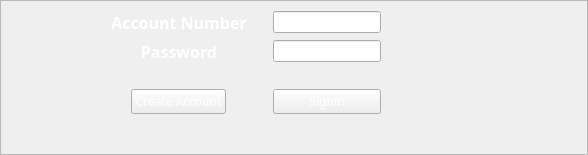
         <widget class="QWidget" name="loginPage">
          <layout class="QHBoxLayout" name="horizontalLayout_5">
           <property name="leftMargin">
            <number>0</number>
           </property>
           <property name="topMargin">
            <number>0</number>
           </property>
           <property name="rightMargin">
            <number>0</number>
           </property>
           <property name="bottomMargin">
            <number>0</number>
           </property>
           <item>
            <widget class="QFrame" name="signinFrame">
             <property name="sizePolicy">
              <sizepolicy hsizetype="Preferred" vsizetype="Preferred">
               <horstretch>0</horstretch>
               <verstretch>50</verstretch>
              </sizepolicy>
             </property>
             <property name="frameShape">
              <enum>QFrame::StyledPanel</enum>
             </property>
             <property name="frameShadow">
              <enum>QFrame::Raised</enum>
             </property>
             <layout class="QGridLayout" name="gridLayout">
              <property name="leftMargin">
               <number>0</number>
              </property>
              <property name="topMargin">
               <number>0</number>
              </property>
              <property name="rightMargin">
               <number>0</number>
              </property>
              <property name="bottomMargin">
               <number>0</number>
              </property>
              <item row="1" column="0">
               <spacer name="horizontalSpacer_3">
                <property name="orientation">
                 <enum>Qt::Horizontal</enum>
                </property>
                <property name="sizeType">
                 <enum>QSizePolicy::Preferred</enum>
                </property>
                <property name="sizeHint" stdset="0">
                 <size>
                  <width>110</width>
                  <height>20</height>
                 </size>
                </property>
               </spacer>
              </item>
              <item row="2" column="1">
               <widget class="QLabel" name="passwordSigninLabel">
                <property name="font">
                 <font>
                  <family>Source Sans Pro Light</family>
                 </font>
                </property>
                <property name="styleSheet">
                 <string notr="true">color: white;</string>
                </property>
                <property name="text">
                 <string>&lt;html&gt;&lt;head/&gt;&lt;body&gt;&lt;p align=&quot;center&quot;&gt;&lt;span style=&quot; font-size:12pt; font-weight:600;&quot;&gt;Password&lt;/span&gt;&lt;/p&gt;&lt;/body&gt;&lt;/html&gt;</string>
                </property>
               </widget>
              </item>
              <item row="0" column="2">
               <spacer name="verticalSpacer_2">
                <property name="orientation">
                 <enum>Qt::Vertical</enum>
                </property>
                <property name="sizeHint" stdset="0">
                 <size>
                  <width>20</width>
                  <height>10</height>
                 </size>
                </property>
               </spacer>
              </item>
              <item row="4" column="4">
               <spacer name="horizontalSpacer_2">
                <property name="orientation">
                 <enum>Qt::Horizontal</enum>
                </property>
                <property name="sizeType">
                 <enum>QSizePolicy::Preferred</enum>
                </property>
                <property name="sizeHint" stdset="0">
                 <size>
                  <width>200</width>
                  <height>20</height>
                 </size>
                </property>
               </spacer>
              </item>
              <item row="1" column="1">
               <widget class="QLabel" name="accountNumberLabel">
                <property name="font">
                 <font>
                  <family>Source Code Pro ExtraLight</family>
                 </font>
                </property>
                <property name="styleSheet">
                 <string notr="true">color: rgb(255, 255, 255);</string>
                </property>
                <property name="text">
                 <string>&lt;html&gt;&lt;head/&gt;&lt;body&gt;&lt;p align=&quot;center&quot;&gt;&lt;span style=&quot; font-size:12pt; font-weight:600;&quot;&gt;Account Number&lt;/span&gt;&lt;/p&gt;&lt;/body&gt;&lt;/html&gt;</string>
                </property>
               </widget>
              </item>
              <item row="2" column="3">
               <widget class="QLineEdit" name="passwordSigninLineEdit"/>
              </item>
              <item row="1" column="2">
               <spacer name="horizontalSpacer">
                <property name="orientation">
                 <enum>Qt::Horizontal</enum>
                </property>
                <property name="sizeType">
                 <enum>QSizePolicy::Preferred</enum>
                </property>
                <property name="sizeHint" stdset="0">
                 <size>
                  <width>20</width>
                  <height>20</height>
                 </size>
                </property>
               </spacer>
              </item>
              <item row="8" column="2">
               <spacer name="verticalSpacer">
                <property name="orientation">
                 <enum>Qt::Vertical</enum>
                </property>
                <property name="sizeHint" stdset="0">
                 <size>
                  <width>20</width>
                  <height>40</height>
                 </size>
                </property>
               </spacer>
              </item>
              <item row="6" column="1" rowspan="2" alignment="Qt::AlignHCenter">
               <widget class="QPushButton" name="createAccountButton">
                <property name="sizePolicy">
                 <sizepolicy hsizetype="Preferred" vsizetype="Preferred">
                  <horstretch>0</horstretch>
                  <verstretch>0</verstretch>
                 </sizepolicy>
                </property>
                <property name="font">
                 <font>
                  <family>Source Sans Pro Semibold</family>
                 </font>
                </property>
                <property name="styleSheet">
                 <string notr="true">color: rgb(255, 255, 255);</string>
                </property>
                <property name="text">
                 <string>Create Account</string>
                </property>
                <property name="icon">
                 <iconset resource="resource.qrc">
                  <normaloff>:/icons/icons/user-plus.svg</normaloff>:/icons/icons/user-plus.svg</iconset>
                </property>
                <property name="iconSize">
                 <size>
                  <width>40</width>
                  <height>40</height>
                 </size>
                </property>
               </widget>
              </item>
              <item row="6" column="3" rowspan="2">
               <widget class="QPushButton" name="doneSigninButton">
                <property name="sizePolicy">
                 <sizepolicy hsizetype="Preferred" vsizetype="Preferred">
                  <horstretch>0</horstretch>
                  <verstretch>0</verstretch>
                 </sizepolicy>
                </property>
                <property name="font">
                 <font>
                  <family>Source Sans Pro Semibold</family>
                 </font>
                </property>
                <property name="styleSheet">
                 <string notr="true">color: rgb(255, 255, 255);</string>
                </property>
                <property name="text">
                 <string>Signin</string>
                </property>
                <property name="icon">
                 <iconset resource="resource.qrc">
                  <normaloff>:/icons/icons/arrow-right-circle.svg</normaloff>:/icons/icons/arrow-right-circle.svg</iconset>
                </property>
                <property name="iconSize">
                 <size>
                  <width>40</width>
                  <height>40</height>
                 </size>
                </property>
               </widget>
              </item>
              <item row="7" column="4">
               <widget class="QLabel" name="errorSigninLabel">
                <property name="styleSheet">
                 <string notr="true"/>
                </property>
                <property name="text">
                 <string/>
                </property>
               </widget>
              </item>
              <item row="1" column="3">
               <widget class="QLineEdit" name="accountNumberLineEdit">
                <property name="text">
                 <string/>
                </property>
               </widget>
              </item>
             </layout>
            </widget>
           </item>
          </layout>
         </widget>
